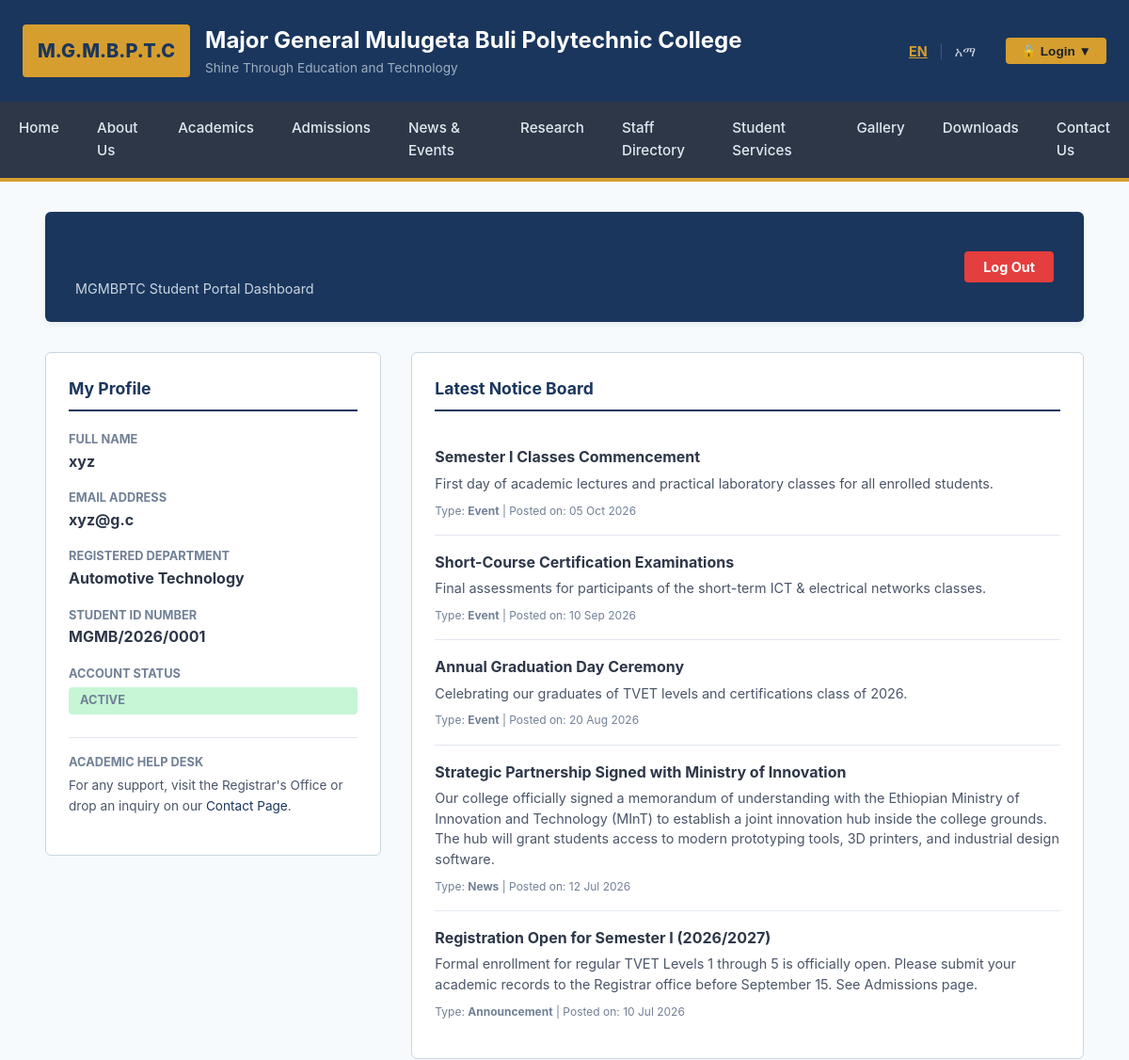
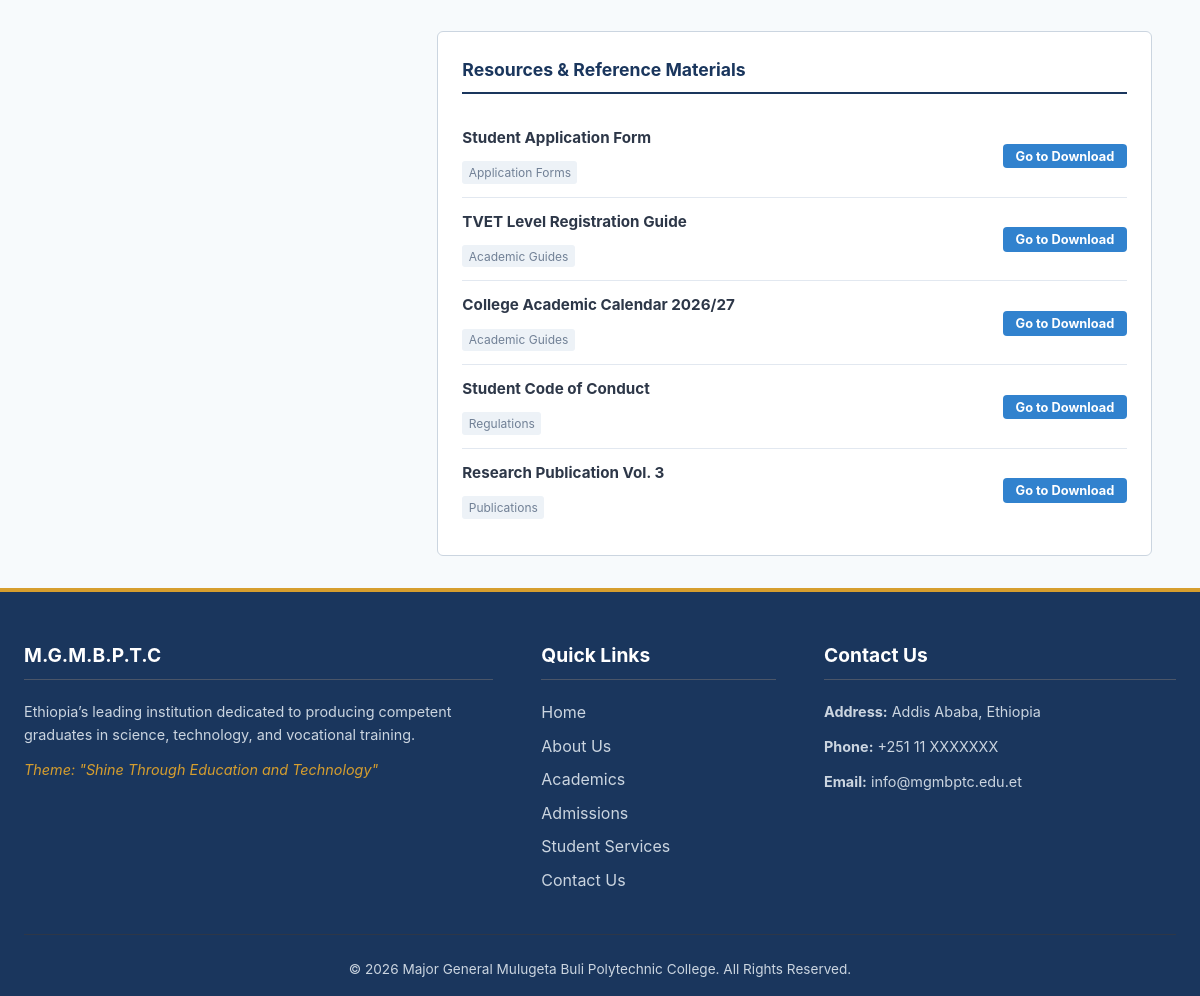
/student_portal.php (signed in), run on the app's committed database (2 pictures, top to bottom).
### tables this page shows
CREATE TABLE `students` (
  `id` int(11) NOT NULL,
  `full_name` varchar(100) NOT NULL,
  `email` varchar(100) NOT NULL,
  `password_hash` varchar(255) NOT NULL,
  `department` varchar(100) DEFAULT NULL,
  `student_id_no` varchar(50) DEFAULT NULL,
  `status` varchar(20) DEFAULT 'Active',
  `created_at` timestamp NOT NULL DEFAULT current_timestamp(),
  `must_change_password` tinyint(1) NOT NULL DEFAULT 1,
  `admission_ref_id` int(11) DEFAULT NULL
);

CREATE TABLE `news_events` (
  `id` int(11) NOT NULL,
  `title_en` varchar(255) NOT NULL,
  `title_am` varchar(255) NOT NULL,
  `content_en` text NOT NULL,
  `content_am` text NOT NULL,
  `type` enum('news','event','announcement') NOT NULL,
  `date_posted` date NOT NULL,
  `created_at` timestamp NOT NULL DEFAULT current_timestamp()
);

CREATE TABLE `downloads` (
  `id` int(11) NOT NULL,
  `title` varchar(200) NOT NULL,
  `description` varchar(255) DEFAULT NULL,
  `category` varchar(100) DEFAULT 'General',
  `file_name` varchar(255) NOT NULL,
  `created_at` timestamp NOT NULL DEFAULT current_timestamp()
);

### student_portal.php (the view, shortened to what this page needs)
<?php
require_once __DIR__ . '/includes/db.php';
$student_id = $_SESSION['student_id'];
require_once __DIR__ . '/includes/header.php';
$student = null;
$announcements = [];
$downloads = [];
if ($pdo) {
    try {
        $stmt = $pdo->prepare("SELECT * FROM students WHERE id = :id");
        $stmt->execute([':id' => $student_id]);
        $student = $stmt->fetch();
        $announcements = $pdo->query("SELECT * FROM news_events ORDER BY date_posted DESC LIMIT 5")->fetchAll();
        $downloads = $pdo->query("SELECT * FROM downloads ORDER BY created_at DESC LIMIT 5")->fetchAll();
    } catch (\PDOException $e) {
        $db_error = $e->getMessage();
    }
}
?>
<div class="portal-container">
    <div class="portal-header">
        <div>
            <h2>Welcome back, <?php echo htmlspecialchars($student['full_name']); ?>!</h2>
            <p>MGMBPTC Student Portal Dashboard</p>
        </div>
        <div>
            <a href="student_logout.php" class="logout-btn">Log Out</a>
        </div>
    </div>
    <div class="dashboard-grid">
        <div class="profile-card">
            <h3>My Profile</h3>
            <div class="profile-detail">
                <span>Full Name</span>
                <strong><?php echo htmlspecialchars($student['full_name']); ?></strong>
            </div>
            <div class="profile-detail">
                <span>Email Address</span>
                <strong><?php echo htmlspecialchars($student['email']); ?></strong>
            </div>
            <div class="profile-detail">
                <span>Registered Department</span>
                <strong><?php echo htmlspecialchars($student['department']); ?></strong>
            </div>
            <div class="profile-detail">
                <span>Student ID Number</span>
                <strong><?php echo htmlspecialchars($student['student_id_no'] ?: 'Pending Assignment'); ?></strong>
            </div>
            <div class="profile-detail">
                <span>Account Status</span>
                <div>
                    <span class="status-badge"><?php echo htmlspecialchars($student['status']); ?></span>
                </div>
            </div>
            <div class="profile-detail" style="margin-top: 1.5rem; padding-top: 1rem; border-top: 1px solid #e2e8f0;">
                <span>Academic Help Desk</span>
                <p style="font-size: 0.85rem; color: #4a5568; margin-top: 0.25rem;">
                    For any support, visit the Registrar's Office or drop an inquiry on our <a href="contact.php">Contact Page</a>.
                </p>
            </div>
        </div>
        <div class="main-panel">
            <div class="content-card">
                <h3>Latest Notice Board</h3>
                <?php foreach ($announcements as $item): ?>
                    <div class="announcement-item">
                        <h4><?php echo htmlspecialchars($item['title_en'] ?? $item['title_am']); ?></h4>
                        <p><?php echo htmlspecialchars($item['content_en'] ?? $item['content_am']); ?></p>
                        <div class="announcement-meta">
                            Type: <strong><?php echo ucfirst($item['type']); ?></strong> | Posted on: <?php echo date('d M Y', strtotime($item['date_posted'] ?? $item['created_at'])); ?>
                        </div>
                    </div>
                <?php endforeach; ?>
            </div>
            <div class="content-card">
                <h3>Resources & Reference Materials</h3>
                <ul class="download-list">
                    <?php foreach ($downloads as $item): ?>
                        <li class="download-item">
                            <div class="download-item-info">
                                <h4><?php echo htmlspecialchars($item['title']); ?></h4>
                                <span><?php echo htmlspecialchars($item['category']); ?></span>
                            </div>
                            <div>
                                <a href="downloads.php" class="btn-download-link">Go to Download</a>
                            </div>
                        </li>
                    <?php endforeach; ?>
                </ul>
            </div>
        </div>
    </div>
</div>
<?php
require_once __DIR__ . '/includes/footer.php';
?>

### css/style.css (style rules this page uses)
:root { --primary-color: #1a365d; --accent-color: #d69e2e; --text-color: #2d3748; --bg-light: #f7fafc; --bg-white: #ffffff; --border-color: #cbd5e0; --font-stack: -apple-system, BlinkMacSystemFont, "Segoe UI", Roboto, Helvetica, Arial, sans-serif; --max-width: 1200px; }
* { margin: 0; padding: 0; box-sizing: border-box; }
body { font-family: var(--font-stack); color: var(--text-color); background-color: var(--bg-light); line-height: 1.6; }
a { color: var(--primary-color); text-decoration: none; }
h1, h2, h3, h4, h5, h6 { color: var(--primary-color); margin-bottom: 0.5rem; font-weight: 700; }

### student_portal.php (style rules this page uses)
.portal-container { max-width: 1200px; margin: 2rem auto; padding: 0 1.5rem; }
.portal-header { display: flex; justify-content: space-between; align-items: center; margin-bottom: 2rem; background: #1a365d; color: #fff; padding: 1.5rem 2rem; border-radius: 6px; box-shadow: 0 4px 6px rgba(0,0,0,0.05); }
.portal-header h2 { font-size: 1.5rem; }
.portal-header p { font-size: 0.9rem; color: #cbd5e0; }
.logout-btn { background-color: #e53e3e; color: #fff; padding: 0.5rem 1.25rem; border-radius: 4px; font-weight: bold; text-decoration: none; font-size: 0.9rem; }
.dashboard-grid { display: grid; grid-template-columns: 1fr 2fr; gap: 2rem; }
.profile-card { background: #fff; border: 1px solid #cbd5e0; border-radius: 6px; padding: 1.5rem; align-self: start; }
.profile-card h3 { color: #1a365d; margin-bottom: 1.25rem; border-bottom: 2px solid #1a365d; padding-bottom: 0.5rem; font-size: 1.1rem; }
.profile-detail { margin-bottom: 1rem; }
.profile-detail span { display: block; font-size: 0.8rem; color: #718096; text-transform: uppercase; font-weight: bold; }
.profile-detail strong { font-size: 1rem; color: #2d3748; }
.status-badge { display: inline-block; padding: 0.25rem 0.75rem; border-radius: 4px; font-size: 0.85rem; font-weight: bold; background: #c6f6d5; color: #22543d; margin-top: 0.25rem; }
.main-panel { display: flex; flex-direction: column; gap: 2rem; }
.content-card { background: #fff; border: 1px solid #cbd5e0; border-radius: 6px; padding: 1.5rem; }
.content-card h3 { color: #1a365d; margin-bottom: 1.25rem; border-bottom: 2px solid #1a365d; padding-bottom: 0.5rem; font-size: 1.1rem; }
.announcement-item { border-bottom: 1px solid #e2e8f0; padding: 1rem 0; }
.announcement-item:last-child { border-bottom: none; }
.announcement-item h4 { color: #2d3748; font-size: 1rem; margin-bottom: 0.25rem; }
.announcement-item p { color: #4a5568; font-size: 0.9rem; line-height: 1.5; }
.announcement-meta { font-size: 0.75rem; color: #718096; margin-top: 0.5rem; }
.download-list { list-style: none; }
.download-item { display: flex; justify-content: space-between; align-items: center; padding: 0.75rem 0; border-bottom: 1px solid #e2e8f0; }
.download-item:last-child { border-bottom: none; }
.download-item-info h4 { color: #2d3748; font-size: 0.95rem; }
.download-item-info span { font-size: 0.75rem; color: #718096; background: #edf2f7; padding: 0.1rem 0.4rem; border-radius: 3px; margin-top: 0.2rem; display: inline-block; }
.btn-download-link { background-color: #3182ce; color: white; padding: 0.3rem 0.8rem; border-radius: 4px; text-decoration: none; font-size: 0.8rem; font-weight: bold; }

### data on the page
students: full_name "xyz", email "xyz@g.c", department "Automotive Technology", student_id_no "MGMB/2026/0001", status "ACTIVE"
news_events: title_en "Semester I Classes Commencement", content_en "First day of academic lectures and practical laboratory classes for all enrolled students.", type "Event", date_posted "05 Oct 2026"
news_events: title_en "Short-Course Certification Examinations", content_en "Final assessments for participants of the short-term ICT & electrical networks classes.", type "Event", date_posted "10 Sep 2026"
news_events: title_en "Annual Graduation Day Ceremony", content_en "Celebrating our graduates of TVET levels and certifications class of 2026.", type "Event", date_posted "20 Aug 2026"
news_events: title_en "Strategic Partnership Signed with Ministry of Innovation", content_en "Our college officially signed a memorandum of understanding with the Ethiopian Ministry of Innovation and Technology (MInT) to establish a joint innovation hub inside the college grounds. The hub will grant students access to modern prototyping tools, 3D printers, and industrial design software.", type "News", date_posted "12 Jul 2026"
news_events: title_en "Registration Open for Semester I (2026/2027)", content_en "Formal enrollment for regular TVET Levels 1 through 5 is officially open. Please submit your academic records to the Registrar office before September 15. See Admissions page.", type "Announcement", date_posted "10 Jul 2026"
downloads: title "Student Application Form", category "Application Forms"
downloads: title "TVET Level Registration Guide", category "Academic Guides"
downloads: title "College Academic Calendar 2026/27", category "Academic Guides"
downloads: title "Student Code of Conduct", category "Regulations"
downloads: title "Research Publication Vol. 3", category "Publications"

### other printed values
__('college_name') "Major General Mulugeta Buli Polytechnic College"
__('motto') "Shine Through Education and Technology"
__('nav_home') "Home"
__('nav_about') "About Us"
__('nav_academics') "Academics"
__('nav_admission') "Admissions"
__('nav_news') "News & Events"
__('nav_research') "Research"
__('nav_staff') "Staff Directory"
__('nav_services') "Student Services"
__('nav_gallery') "Gallery"
__('nav_download') "Downloads"
__('nav_contact') "Contact Us"
__('college_short') "M.G.M.B.P.T.C"
__('hero_desc') "Ethiopia’s leading institution dedicated to producing competent graduates in science, technology, and vocational training."
